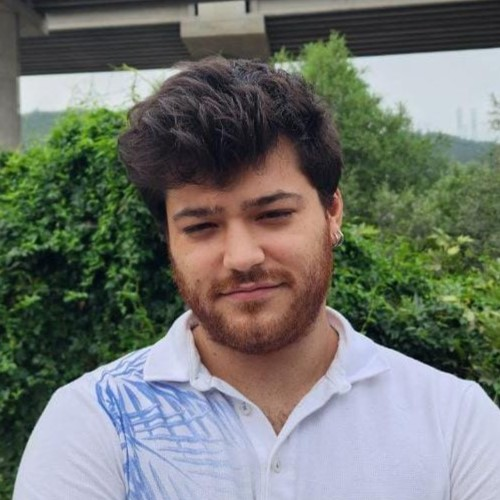
#> input picture Profile.jpeg, 500 x 500 px
$ jupyter execute main.ipynb
#> lines starting #> are read from the running program, lines starting #| are printed output that depends on the picture
[cell 1]
import numpy as np
import matplotlib.pyplot as plt
from numpy.fft import fft2, ifft2
from scipy.fft import fft2, fftshift
from skimage.draw import polygon
from skimage import io, color
from scipy.fft import fft2, ifft2, fftshift, ifftshift

[cell 2]
M = np.array([[10, 25, 46], [13, 42, 233], [4, 99, 102]])
fft_M = fft2(M)
fft_magnitude = np.abs(fft_M)
fft_phase = np.angle(fft_M)
ifft_M = np.real(ifft2(fft_M))

print("Orijinal Matris:\n", M)
print("FFT Genlik:\n", fft_magnitude)
print("FFT Faz:\n", fft_phase)
print("Ters FFT ile elde edilen:\n", ifft_M)

[cell 3]
def create_star_image(size=500, points=5, offset=(0, 0)):
#> called with size = 500, points = 5, offset = (0, 0)
    image = np.zeros((size, size))
    center = (size // 2 + offset[0], size // 2 + offset[1])
    radius_outer = size // 3
    radius_inner = size // 6
    angles = np.linspace(0, 2 * np.pi, 2 * points, endpoint=False)  # Son nokta dahil değil
    x_points = []
    y_points = []

    for i, angle in enumerate(angles):
        if i % 2 == 0:
            x_points.append(center[0] + radius_outer * np.cos(angle))
            y_points.append(center[1] + radius_outer * np.sin(angle))
        else:
            x_points.append(center[0] + radius_inner * np.cos(angle))
            y_points.append(center[1] + radius_inner * np.sin(angle))

    x_points.append(x_points[0])
    y_points.append(y_points[0])
    rr, cc = polygon(y_points, x_points, shape=image.shape)
    image[rr, cc] = 1
    return image

star_image = create_star_image(size=500, points=5)
fft_image = fft2(star_image)
shifted_fft = fftshift(fft_image)
magnitude = np.abs(shifted_fft)
offset_star_image = create_star_image(size=500, points=5, offset=(80, 80))
fft_image_moved = fft2(offset_star_image)
shifted_fft_moved = fftshift(fft_image_moved)
magnitude_moved = np.abs(shifted_fft_moved)

plt.figure(figsize=(12, 8))
plt.subplot(2, 2, 1)
plt.title("Orijinal Yıldız")
plt.imshow(star_image, cmap='gray')

plt.subplot(2, 2, 2)
plt.title("Orijinal Yıldız FFT Genlik")
plt.imshow(np.log(1 + magnitude), cmap='gray')

plt.subplot(2, 2, 3)
plt.title("Hareket Ettirilmiş Yıldız")
plt.imshow(offset_star_image, cmap='gray')

plt.subplot(2, 2, 4)
plt.title("Hareket Ettirilmiş Yıldız FFT Genlik")
plt.imshow(np.log(1 + magnitude_moved), cmap='gray')

plt.tight_layout()
plt.show()
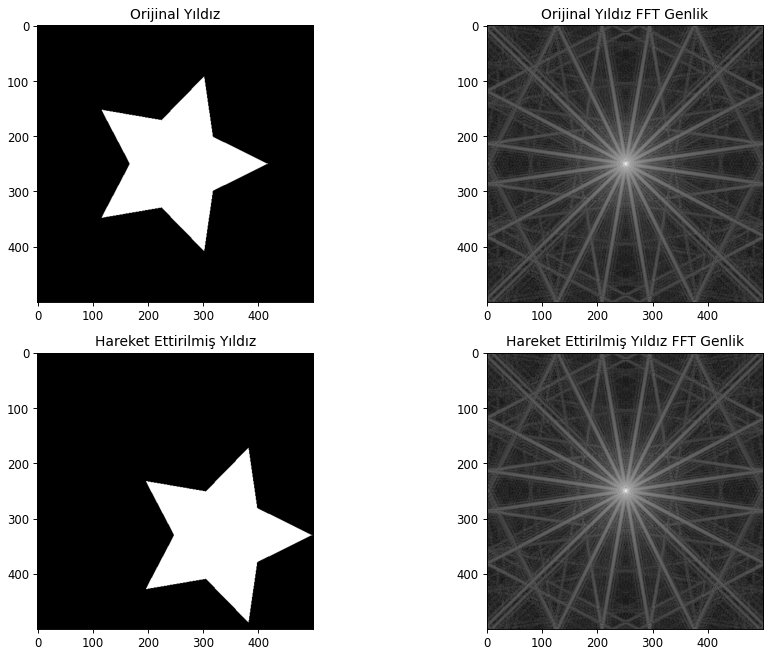
#> figure drawn by matplotlib, 4 panels

[cell 4]
image = io.imread('Profile.jpeg')
#> image is the input picture: shape (500, 500, 3); mean R, G, B 112.9, 116.8, 110.2
image = color.rgb2gray(image)
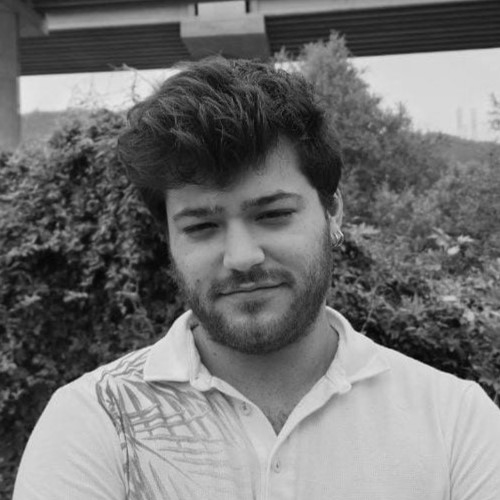
#> image: shape (500, 500) float64; min 0.0121, max 0.914, mean 0.453
image = image[:500, :500]

fft_image = fft2(image)
shifted_fft = fftshift(fft_image)
rows, cols = image.shape
#> rows = 500; cols = 500
cx, cy = rows // 2, cols // 2
#> cx = 250; cy = 250

for R in [10, 50, 100, 200]:
    y, x = np.ogrid[:rows, :cols]
    distance = np.sqrt((x - cx)**2 + (y - cy)**2)
    mask = distance <= R

    filtered_fft = shifted_fft * mask
    filtered_image = np.real(ifft2(ifftshift(filtered_fft)))
    magnitude_spectrum = np.log(1 + np.abs(filtered_fft))

    plt.figure(figsize=(10, 5))
    plt.subplot(1, 2, 1)
    plt.title(f"Filtrelenmiş Görüntü (R = {R})")
    plt.imshow(filtered_image, cmap='gray')
    plt.axis('off')

    plt.subplot(1, 2, 2)
    plt.title(f"Genlik Spektrumu (R = {R})")
    plt.imshow(magnitude_spectrum, cmap='gray')
    plt.colorbar()
    plt.axis('off')
    plt.tight_layout()
    plt.show()
#> this loop made 4 passes
#> pass 1, `filtered_image = np.real(ifft2(ifftshift(filtered_fft)))`:
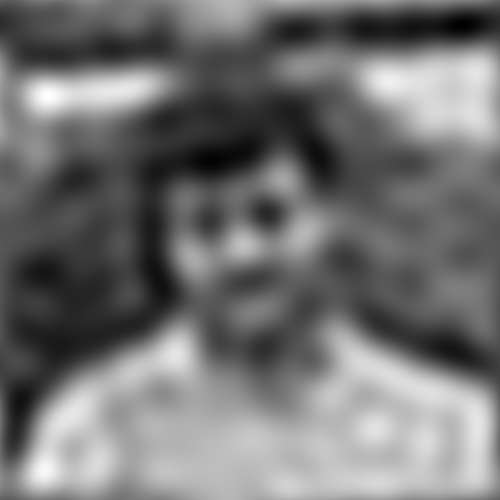
#> filtered_image: shape (500, 500) float64; min -0.0151, max 1.02, mean 0.453; drawn with min black and max white
#> pass 1, `magnitude_spectrum = np.log(1 + np.abs(filtered_fft))`:
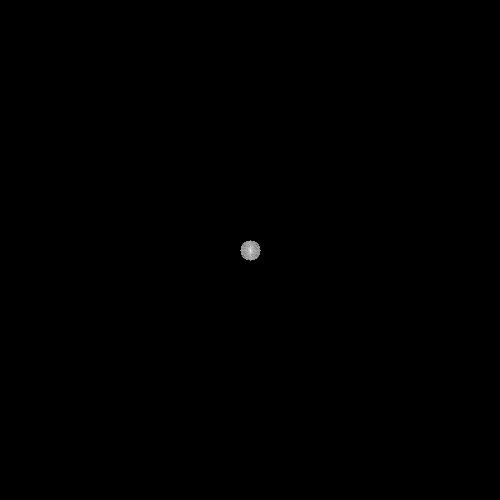
#> magnitude_spectrum: shape (500, 500) float64; min 0, max 11.64, mean 0.00923; drawn with min black and max white
#> pass 1, `plt.show()`:
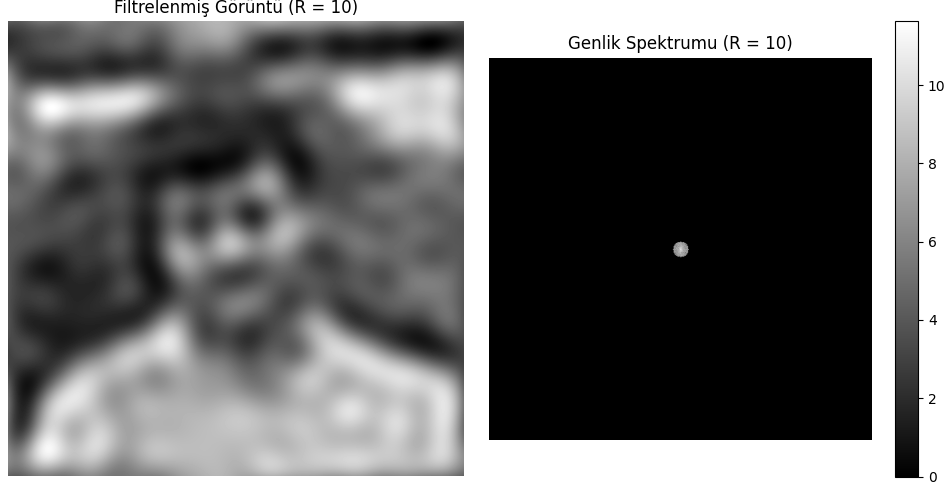
#> figure drawn by matplotlib, 3 panels
#> pass 2, `filtered_image = np.real(ifft2(ifftshift(filtered_fft)))`:
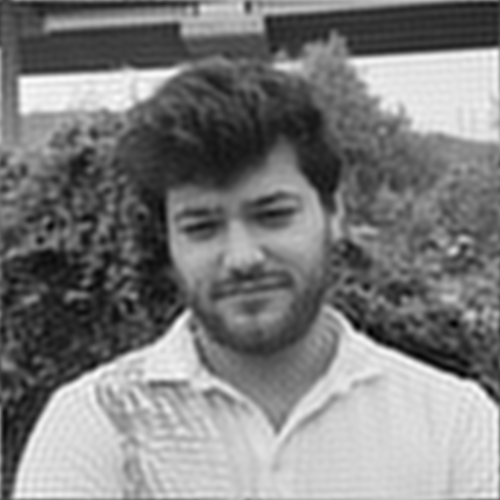
#> filtered_image: shape (500, 500) float64; min -0.03, max 0.949, mean 0.453; drawn with min black and max white
#> pass 2, `magnitude_spectrum = np.log(1 + np.abs(filtered_fft))`:
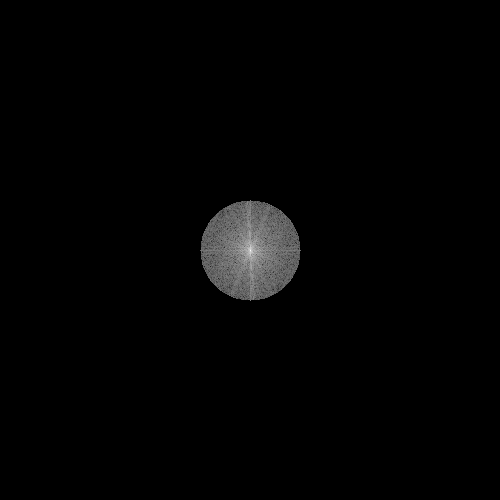
#> magnitude_spectrum: shape (500, 500) float64; min 0, max 11.64, mean 0.158; drawn with min black and max white
#> pass 2, `plt.show()`:
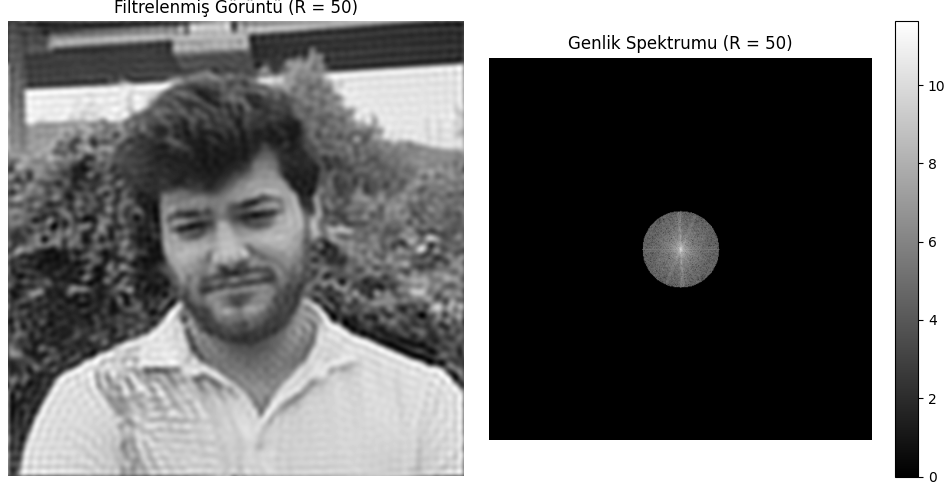
#> figure drawn by matplotlib, 3 panels
